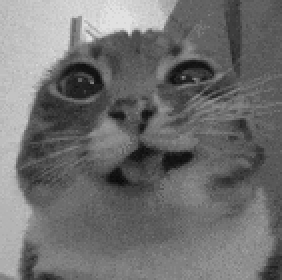
#> input picture Images/cat_001.png, 141 x 140 px (shown 2 times larger)
$ jupyter execute string_o_matic.ipynb
#> lines starting #> are read from the running program, lines starting #| are printed output that depends on the picture
[cell 1]
'''
Ken Jinks 2026
This file contains code to produce string art from an image.
An array of 2D points represent the nails.
An average of pixel values over a line between two points gives the probability that a string should be placed.
This is a stochatic tomographic approach.
'''

[cell 2]
import numpy as np
from scipy import ndimage
from PIL import Image, ImageDraw, ImageOps
import matplotlib.pyplot as plt
import time
import random

[cell 3]
'''
Load image, this is the image that will be used for the string art.
'''
string_image = Image.open("./Images/cat_001.png")
#> string_image is the input picture: PIL image 141x140 RGBA; mean R, G, B, A 111.6, 111.6, 111.6, 255
ih, iw = string_image.size
#> ih = 141; iw = 140
string_image = string_image.resize((ih * 2, iw * 2))
#> string_image: PIL image 282x280 RGBA


print("final size = ", string_image.size)
#| final size =  (282, 280)
display(string_image)

[cell 4]
"""
June 2026 I asked Claude AI to produce this alogorithm. This is the prompt I used:

###I'm looking for a speedy python algorithm, possibly using the libraries pillow and numpy.
The method will take the parameters x1, y1, x2, y2, an image and and return a colour.
I want the method to sum all the pixels from the image in a straight line from (x1, y1) to (x2, y2)
and return a normalized colour by dividing the sum by the number of pixels.###
"""
def sample_line_colour(x1: int, y1: int, x2: int, y2: int, image: Image.Image) -> tuple[int, int, int]:
    """
    Samples all pixels along a straight line from (x1, y1) to (x2, y2) in the
    given PIL image and returns their average as an RGB tuple.

    Parameters:
        x1, y1: Start point (column, row)
        x2, y2: End point (column, row)
        image:  A PIL Image object (any mode; converted to RGB internally)

    Returns:
        A tuple (R, G, B) with values in [0, 255].
    """
    img_array = np.asarray(image.convert("RGB"))  # H x W x 3, uint8

    num_pixels = max(abs(x2 - x1), abs(y2 - y1)) + 1

    # Bresenham-style pixel coordinates via linspace (vectorised, no Python loop)
    xs = np.round(np.linspace(x1, x2, num_pixels)).astype(np.intp)
    ys = np.round(np.linspace(y1, y2, num_pixels)).astype(np.intp)

    # Clamp to image bounds so out-of-range endpoints don't raise an IndexError
    h, w = img_array.shape[:2]
    xs = np.clip(xs, 0, w - 1)
    ys = np.clip(ys, 0, h - 1)

    # Fancy-index all pixels at once, then average (stays in float until the end)
    pixels = img_array[ys, xs]          # shape: (num_pixels, 3)
    avg = np.median(pixels, axis=0)           # shape: (3,)

    return tuple(np.round(avg).astype(np.uint8).tolist())

[cell 5]
# --- quick smoke-test ---
if __name__ == "__main__":
    # Solid red 100x100 image → should return (255, 0, 0)
    red = Image.new("RGB", (100, 100), (255, 0, 0))
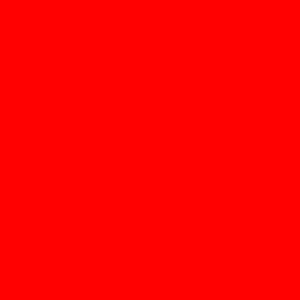
#> red: PIL image 100x100 RGB (shown 3 times larger); mean R, G, B 255, 0, 0
    print(sample_line_colour(0, 0, 99, 99, red))   # (255, 0, 0)
#> in sample_line_colour, `pixels = img_array[ys, xs]`: pixels = 100 rows, first 8: [255, 0, 0], [255, 0, 0], [255, 0, 0], [255, 0, 0], [255, 0, 0], [255, 0, 0], [255, 0, 0], [255, 0, 0]
#> in sample_line_colour, `avg = np.median(pixels, axis=0)`: avg = [255, 0, 0]
#| (255, 0, 0)

    # Gradient: left half blue, right half green → diagonal avg ≈ (0, 127, 127)
    gradient = Image.new("RGB", (100, 100), (0, 0, 255))
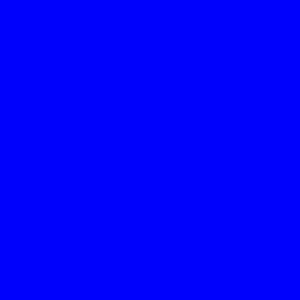
#> gradient: PIL image 100x100 RGB (shown 3 times larger); mean R, G, B 0, 0, 255
    right_half = Image.new("RGB", (50, 100), (0, 255, 0))
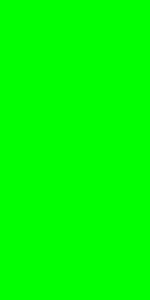
#> right_half: PIL image 50x100 RGB (shown 3 times larger); mean R, G, B 0, 255, 0
    gradient.paste(right_half, (50, 0))
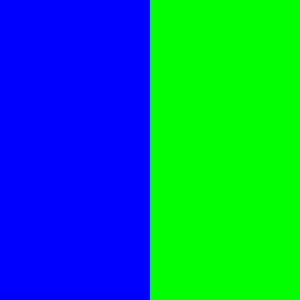
#> gradient: PIL image 100x100 RGB (shown 3 times larger); mean R, G, B 0, 127.5, 127.5
    print(sample_line_colour(0, 50, 99, 50, gradient))  # ≈ (0, 127, 127)
#> in sample_line_colour (call 2), `pixels = img_array[ys, xs]`: pixels = 100 rows, first 8: [0, 0, 255], [0, 0, 255], [0, 0, 255], [0, 0, 255], [0, 0, 255], [0, 0, 255], [0, 0, 255], [0, 0, 255]
#| (0, 128, 128)

[cell 6]
'''
Before we start stringing, we need a list of nail positions.
I am going to take the FFT of the given image and use the
frequency distribution to determine the likelihood of a nail.
The image is divided into cells and each cell's fft is binned by indexing
each pixel in the fft by it's radius from center which give the frequency distrbution in that cell.
Then weight high if most of the energy is in the high frequencies, low in the lower frequencies and colour that pixel.

This has since been replaced with a sobel filter and gaussian blur.

final_fft = string_image.convert("L")
copy_image = string_image.convert("L")

width, height = copy_image.size
num_cells_across = 10
cell_size = int(width/num_cells_across) #the side length of the square cells to be sampled (window size)

#ImageOps.expand(copy_image, border=cell_size, fill="#000000")


draw_fft = ImageDraw.Draw(final_fft)

time_start = time.time()
#step through each cell and calc the fft then use that to derive a value to represent the frequency
#distribution which will lead to the probability of a nail
for xoff in range(cell_size):
    for yoff in range(cell_size):
        for x in range(width//cell_size):
            for y in range(height//cell_size):
                xpos = (x * cell_size) + xoff;
                ypos = (y * cell_size) + yoff;

                cropped_image = copy_image.crop((xpos, ypos, xpos + cell_size, ypos + cell_size))
                #get the fft of the cell
                cell_array = np.array(cropped_image)

                fft = np.fft.fft2(cell_array)
                fft_shifted = np.fft.fftshift(fft)

                #created a weighted sum by radius of the fft to find frequency distribution
                #and discard angular information
                power = np.abs(fft_shifted) ** 2

                h, w = power.shape
                cy, cx = h // 2, w // 2

                # distance of each pixel from center
                yd, xd = np.indices((h, w))
                r = np.sqrt((xd - cx)**2 + (yd - cy)**2).astype(int)

                # sum power in each radial bin, then average
                radial_sum = np.bincount(r.ravel(), weights=power.ravel())
                radial_count = np.bincount(r.ravel())
                radial_profile = radial_sum / radial_count

                frequencies = np.arange(len(radial_profile))
                centroid = np.sum(frequencies * radial_profile) / np.sum(radial_profile)
                normalized_centroid = centroid / (len(radial_profile) - 1)

                gamma = 0.25
                fill_colour = int((normalized_centroid**gamma) * 255)
                draw_fft.point((xpos, ypos), fill=fill_colour)

time_end = time.time()
print("Time: ", (time_end-time_start), " seconds")
display(final_fft)
'''

[cell 7]
'''
It was later I realized a sobel filter would do a similar job
'''
arr = np.array(string_image.convert('L'), dtype=float)

sx = ndimage.sobel(arr, axis=0)
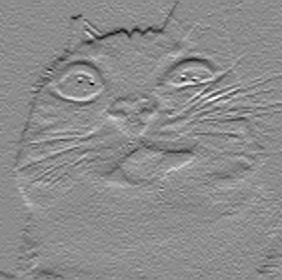
#> sx: shape (280, 282) float64; min -332, max 271, mean -1.4; drawn with min black and max white
sy = ndimage.sobel(arr, axis=1)
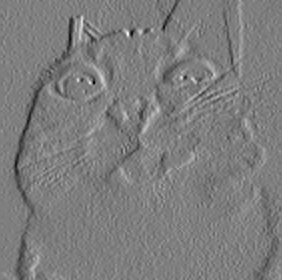
#> sy: shape (280, 282) float64; min -314, max 317, mean -2.8; drawn with min black and max white
mag = np.hypot(sx, sy)
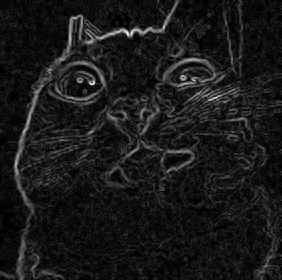
#> mag: shape (280, 282) float64; min 0, max 376.4, mean 37.7; drawn with min black and max white
mag = (mag / mag.max() * 255).astype(np.uint8)

blurred_mag = ndimage.gaussian_filter(mag, sigma=4)
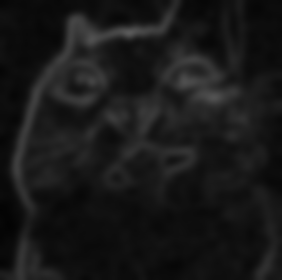
#> blurred_mag: shape (280, 282); min 3, max 90, mean 24
final_fft = Image.fromarray(blurred_mag)
display(final_fft)

[cell 8]
'''
Using the generated image above as a heat map of probabilities,
add a fixed number of pins using those probabilities.
'''
pin_image = final_fft.convert("RGB")
draw_image = ImageDraw.Draw(pin_image)

width, height = final_fft.size
#> width = 282; height = 280

max_pins = 20
pins = []

current_pin = 0
gamma= 1.5
random.seed(float(time.time()))
while(current_pin < max_pins):
    rw = random.randint(0, width - 1)
    rh = random.randint(0, height - 1)
    sample = final_fft.getpixel((rw, rh)) ** gamma

    if ((sample/255) < random.random()):
        current_pin = current_pin + 1
        draw_image.point((rw, rh), fill="#FF0000")
        draw_image.ellipse([(rw-2, rh-2), (rw+2, rh+2)], outline="#FF8844")
        pins.append((rw, rh))
#> this loop made 26 passes
#> sample on passes 1 to 12: 453.2, 36.48, 52.38, 110.3, 189.6, 125, 36.48, 64, 125, 41.57, 103.2, 41.57
#> after the loop, current_pin = 20; pins = [(184, 8), (248, 48), (142, 40), (54, 181), (44, 100), (16, 127), (281, 277), (189, 258), (153, 219), (12, 152), (240, 187), (3, 51), (54, 123), (167, 125), (238, 220), (26, 172), (44, 140), (31, 79), (253, 13), (79, 212)]
print("The distribution of pins.")
display(pin_image)
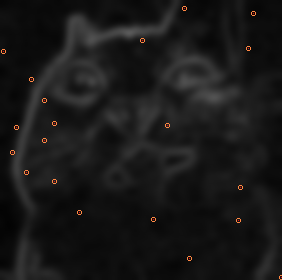
#> shown: PIL image 282x280 RGB; mean R, G, B 24.8, 24.3, 24.1

[cell 9]
'''
Make a circle of pins
'''
width, height = string_image.size

half_width = width//2
#> half_width = 141
half_height = height//2
#> half_height = 140

num_points = 100

angles = np.linspace(0, 2 * np.pi, num_points, endpoint=False)
xs = (half_width + half_width * np.cos(angles)).astype(int)
ys = (half_height + half_width * np.sin(angles)).astype(int)
pins = list(zip(xs, ys))

[cell 10]
sample_image = string_image.convert("L")
final_string_image = string_image.convert("RGB")
string_width = 2
sample_image_draw = ImageDraw.Draw(final_string_image , "RGBA")
sample_image_draw.rectangle((0,0,final_string_image.width, final_string_image.height), fill="#ffffffff")
string_colour = "#00000012"

max_strings = 200

random.seed(float(time.time()))

pin_start = random.sample(pins, 1)
#> pin_start = [(123, 0)]
pin_current = pin_start[0]
#> pin_current = (123, 0)

max_samples = 100
pin_index = -1

for st in range(max_strings):
    pin_sample = random.sample(pins, max_samples)


    last_string_probability = -1

    for sam in range(max_samples):
        pin_test = pin_sample[sam]

        string_probability = sample_line_colour(pin_current[0], pin_current[1], pin_test[0], pin_test[1], sample_image)[0]

        if (string_probability < last_string_probability):
            last_string_probability = string_probability
            pin_index = sam


    sample_image_draw.line((pin_current, pin_sample[pin_index]), fill=string_colour, width=string_width)
    pin_current = pins[pin_index]
#> this loop made 200 passes


display(final_string_image )
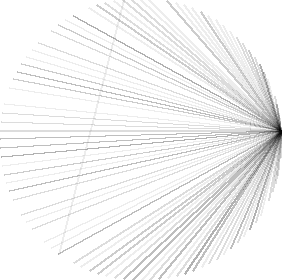
#> shown: PIL image 282x280 RGB; min 7, max 255, mean 243.1
